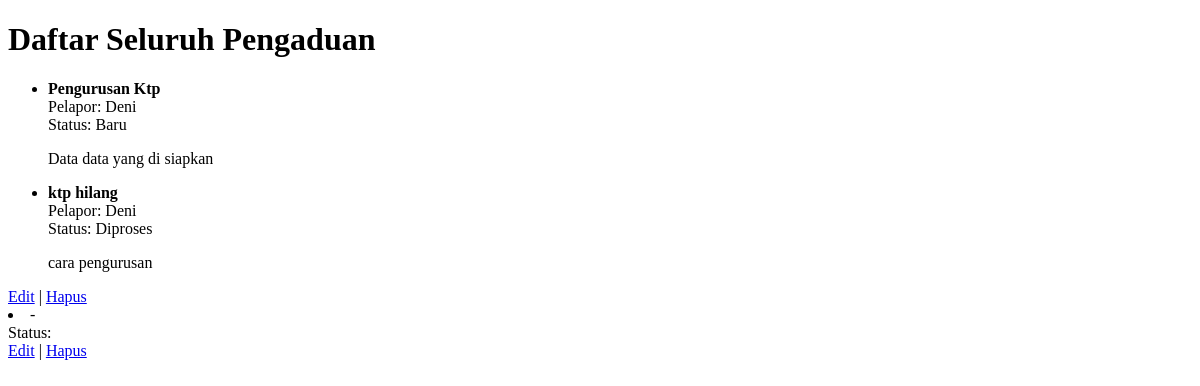
/warga/pengaduan/, run on an earlier commit of the app's database.
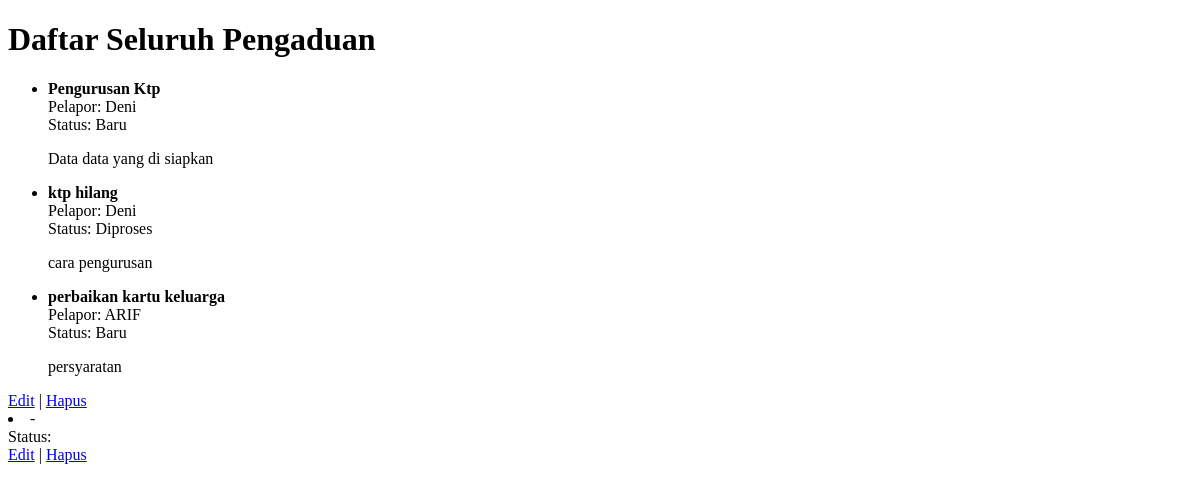
And on a later commit of the database.
### warga/models.py (models this page shows, shortened)
class Pengaduan(models.Model):   # ← setelah ini HARUS langsung ada indent!
    STATUS_CHOICES = [
        ('BARU', 'Baru'),
        ('DIPROSES', 'Diproses'),
        ('SELESAI', 'Selesai'),
    ]
    judul = models.CharField(max_length=200)
    deskripsi = models.TextField()
    status = models.CharField(max_length=10, choices=STATUS_CHOICES, default='BARU')
    tanggal_lapor = models.DateTimeField(auto_now_add=True)
    pelapor = models.ForeignKey(
        Warga,
        on_delete=models.CASCADE,
        related_name='pengaduan'
    )

class Warga(models.Model):
    nik = models.CharField(max_length=16, unique=True, verbose_name="Nomor Induk Kependudukan")
    nama_lengkap = models.CharField(max_length=100, verbose_name="Nama Lengkap")
    alamat = models.TextField(verbose_name="Alamat Tinggal")
    no_telepon = models.CharField(max_length=15, blank=True, verbose_name="Nomor Telepon")
    tanggal_registrasi = models.DateTimeField(auto_now_add=True)

### warga/views.py (the view)
# urls.py: path('pengaduan/', PengaduanListView.as_view(), name='pengaduan-list'),
class PengaduanListView(ListView):
    model = Pengaduan
    template_name = 'warga/pengaduan_list.html'

### warga/templates/warga/pengaduan_list.html (shortened to what this page needs)
<!DOCTYPE html>
<html>
<head>
</head>
<body>
    <h1>Daftar Seluruh Pengaduan</h1>
    <ul>
        {% for aduan in object_list %}
            <li>
                <strong>{{ aduan.judul }}</strong><br>
                Pelapor: {{ aduan.pelapor.nama_lengkap }}<br>
                Status: {{ aduan.get_status_display }}<br>
                <p>{{ aduan.deskripsi }}</p>
            </li>
        {% empty %}
            <li>Belum ada pengaduan.</li>
        {% endfor %}
    </ul>
</body>
</html>
<a href="{% url 'pengaduan-edit' aduan.pk %}">Edit</a> |
<a href="{% url 'pengaduan-hapus' aduan.pk %}">Hapus</a>
<li>
    <strong>{{ aduan.judul }}</strong> - {{ aduan.pelapor.nama_lengkap }}
    <br>
    Status: {{ aduan.get_status_display }}
    <br>
    <a href="{% url 'pengaduan-edit' aduan.pk %}">Edit</a> |
    <a href="{% url 'pengaduan-hapus' aduan.pk %}">Hapus</a>
</li>

What changed in the data, as far as the page shows it:
added Pengaduan: judul "perbaikan kartu keluarga", pelapor.nama_lengkap "ARIF", status "Baru", deskripsi "persyaratan"
